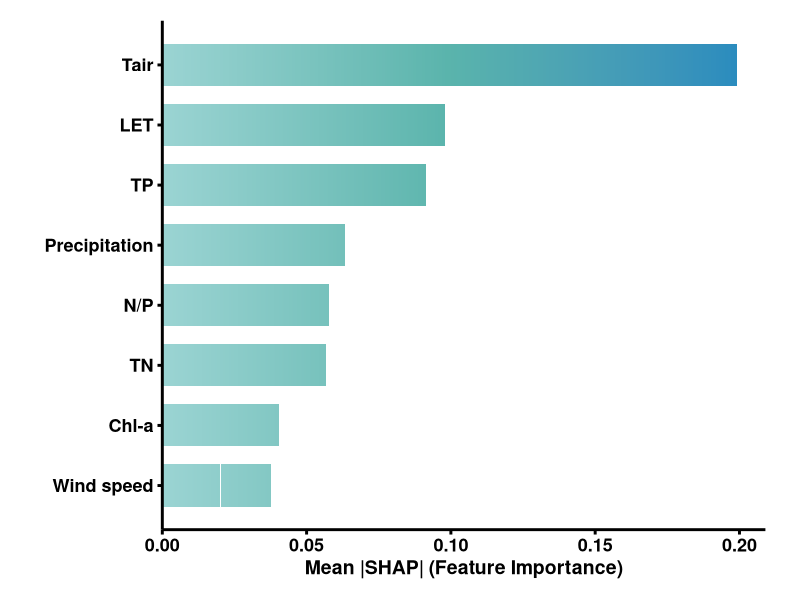

This chart was generated by the following R code:
# ==============================================================================
# Script for Figure 5b: SHAP Feature Importance with Horizontal Gradient
# ==============================================================================

library(ggplot2)
library(dplyr)

# 1. Load data
df_shap <- read.csv("shap_data.csv")

# Standardize column names
colnames(df_shap)[1] <- "feature"
colnames(df_shap)[2] <- "shap_value"

# 2. Data sorting
df_shap <- df_shap %>% arrange(shap_value)
df_shap$feature <- factor(df_shap$feature, levels = df_shap$feature)

# 3. Segment bars to enable horizontal gradient fill
df_gradient <- data.frame()

for(i in 1:nrow(df_shap)) {
  feat <- as.character(df_shap$feature[i])
  val <- df_shap$shap_value[i]
  seq_val <- seq(0, val, length.out = 200)
  
  temp_df <- data.frame(
    feature_name = feat,
    feature_num = i,
    ymin = seq_val[-200],
    ymax = seq_val[-1],
    fill_val = seq_val[-1]
  )
  df_gradient <- rbind(df_gradient, temp_df)
}

max_shap <- max(df_shap$shap_value)

# ==============================================================================
# 4. Plotting
# ==============================================================================
p_shap <- ggplot(df_gradient) +
  geom_rect(aes(xmin = feature_num - 0.35, xmax = feature_num + 0.35,
                ymin = ymin, ymax = ymax, fill = fill_val)) +
  coord_flip() +
  scale_x_continuous(breaks = 1:nrow(df_shap), labels = df_shap$feature) +
  scale_y_continuous(expand = expansion(mult = c(0, 0.05))) +
  # Custom continuous color gradient
  scale_fill_gradientn(colors = c("#9BD4D3", "#5AB4AC", "#2B8CBE"),
                       limits = c(0, max_shap)) +
  labs(x = "", y = "Mean |SHAP| (Feature Importance)") +
  theme_classic(base_size = 14) +
  theme(
    axis.line = element_line(size = 1, color = "black"),
    axis.ticks = element_line(size = 1, color = "black"),
    axis.text = element_text(color = "black", face = "bold", size = 13),
    axis.title = element_text(face = "bold", size = 14),
    legend.position = "none",
    plot.margin = margin(t = 15, r = 25, b = 15, l = 15)
  )

# Export PDF
ggsave("Figure_5b_SHAP_Importance.pdf", plot = p_shap, width = 5.0, height = 4.5, dpi = 300)
